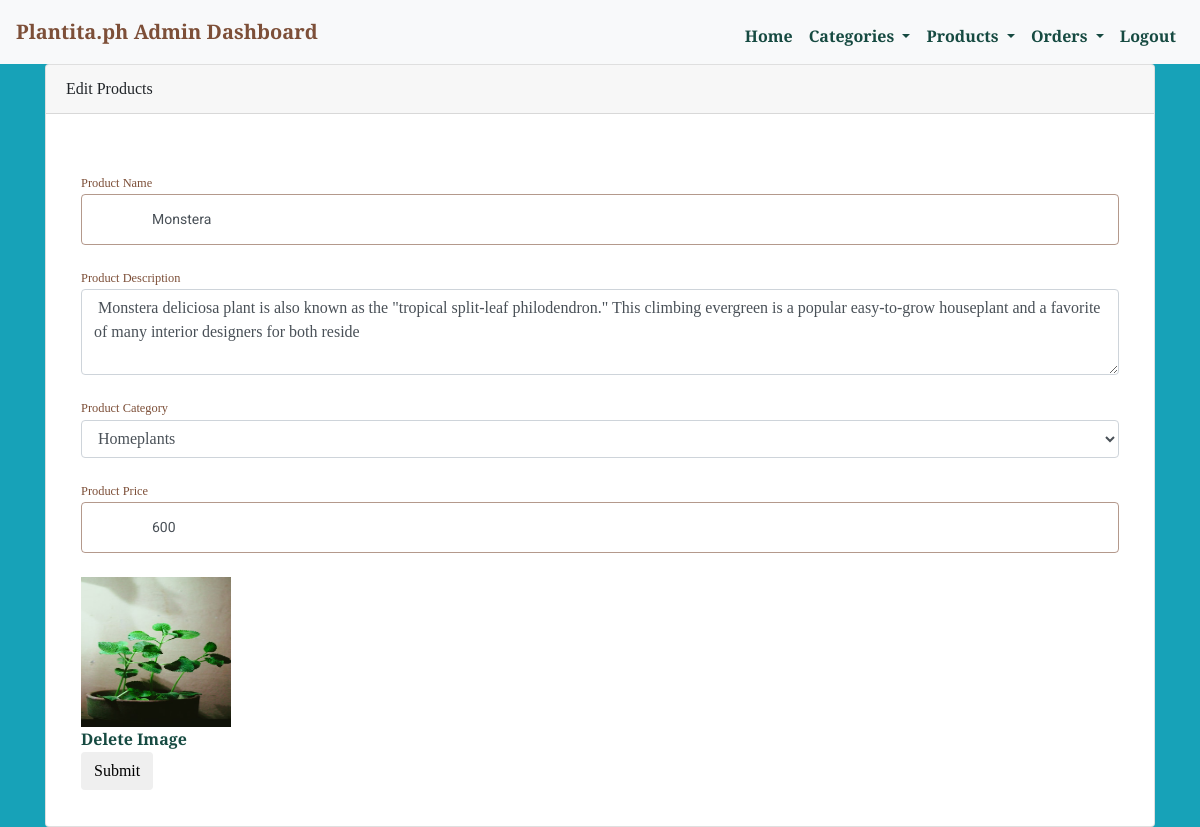
The app's page /admin/editProducts.php?id=1 (signed in) with its own data.
### tables this page shows
CREATE TABLE `products` (
  `product_id` int(11) NOT NULL,
  `product_name` varchar(200) NOT NULL,
  `cat_id` int(11) NOT NULL,
  `price` varchar(200) NOT NULL,
  `thumb` varchar(200) NOT NULL,
  `product_description` varchar(200) NOT NULL
);

CREATE TABLE `category` (
  `cat_id` int(11) NOT NULL,
  `cat_name` varchar(200) NOT NULL
);

### admin/editProducts.php (the view, shortened to what this page needs)
<?php
	include('../config/db.php');
	if(isset($_GET['id'])){
		$product_id = $_GET['id'];
		$sql = "SELECT * FROM products  WHERE product_id='$product_id'";
		$result = mysqli_query($conn, $sql);
		$row = mysqli_fetch_assoc($result);
	}
?>
<?php include('inc/header.php') ?>
<?php include('inc/nav.php') ?>
<div class="container">
<div class="card">
<div class="card-header">
Edit Products
</div>
<div class="card-body">
<section id="content ">
	<div class="content-blog bg-white py-3">
		<div class="container">
        		<form method="post" enctype="multipart/form-data">
			  <div class="form-group">
			    <label for="Productname">Product Name</label>
			    <input type="text" class="form-control" value='<?php echo $row['product_name']; ?>' name="productname" id="Productname" placeholder="Product Name">
			  </div>
			  <div class="form-group">
			    <label for="productdescription">Product Description</label>
			    <textarea class="form-control" name="productdescription" rows="3"> <?php echo $row['product_description']; ?> </textarea>
			  </div>
			  <div class="form-group">
			    <label for="productcategory">Product Category</label>
			    <select class="form-control" id="productcategory" name="productcategory">
				  <?php
					$sql2 = "SELECT * FROM Category";
					$result2 = mysqli_query($conn, $sql2);
						while($row2 = mysqli_fetch_assoc($result2)) {
              	   ?>
				 <option value="<?php echo $row2["cat_id"] ?>" <?php
				 if($row2["cat_id"] == $row['cat_id']){ echo 'selected';
				 }
				 else{
					echo '';
				 }
				 ?>><?php echo  $row2["cat_name"] ?></option>
                      <?php
                      }
                  ?>
				</select>
			  </div>
			  <div class="form-group">
			    <label for="productprice">Product Price</label>
			    <input type="text" class="form-control" value='<?php echo $row['price']; ?>'  name="productprice" id="productprice" placeholder="Product Price">
			  </div>
			  <?php if(isset($row['thumb']) && !empty($row['thumb'])){
				  ?>
	<img src="<?php echo $row['thumb']; ?>" alt="" height='150' width='150'><br>
	<a href="delproduImg.php?id=<?php echo $row['product_id'];?>">Delete Image</a><br>
				  <?php
			  } ?>
			  <button type="submit" name='submit' class="btn btn-default">Submit</button>
			</form>
		</div>
	</div>
</section>
</div>
</div>
</div>
<?php include('inc/footer.php') ?>

### admin/style.css (style rules this page uses)
:root { --dark-color: #000000; --light-color: #f3ebe1; --green-color: #164a41; --brown-color: #7d4f38; font-size: 100%; font-size: 16px; line-height: 1.5; }
body { padding: 0; margin: 0; font-family: "Playfair Display", serif; font-weight: 400; }
a { text-decoration: none; font-weight: 700; color: var(--green-color); }
form input[type="text"], form input[type="email"], form input[type="password"] { display: block; width: 100%; box-sizing: border-box; border: 1px solid #7d4f3893; padding: 1em; padding-left: 5em; margin-bottom: 1.5rem; font-size: 0.875rem; background: none; font-family: "Roboto", sans-serif; }
label { color: var(--brown-color); display: block; margin-top: 1.5rem; margin-bottom: 0.1rem; font-size: 0.775rem; }

### admin/inc/header.php (style rules this page uses)
body { background-color: #7d4f38; background-image: url('images/bg-plant3.jpg'); background-repeat: no-repeat; background-size: cover; }

### records on screen
products: productname "Monstera", productdescription "Monstera deliciosa plant is also known as the \"tropical split-leaf philodendron.\" This climbing evergreen is a popular easy-to-grow houseplant and a favorite of many interior designers for both reside", productcategory "Homeplants", productprice "600", thumb (picture)
